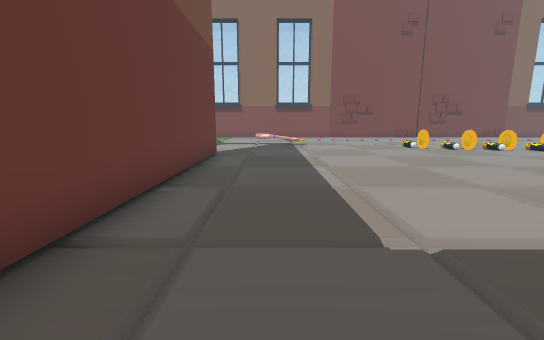
view 1 (above)

12 first-person views from a walk through a scene from a Unity 3-D project. The camera is 1.2 m above the floor, tilts 10° down and sees 90° across. The floor is counted in squares, 1 m on a side. Each view is taken from the middle of a square. On the plan, view 1 faces up. The plan holds only what a view shows up to about 13 squares ahead; the rest is blank. The place goes on beyond the plan. The player character is not drawn. Some animated figures are left out. Some surface patterns are stand-ins.

view 2
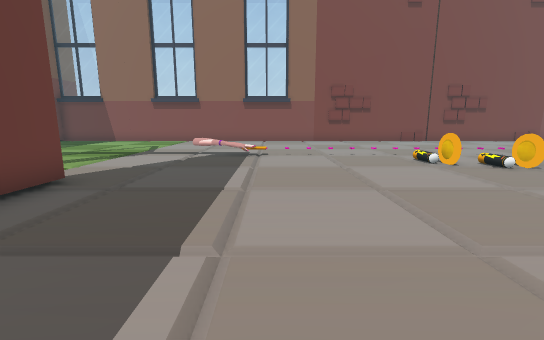

view 3
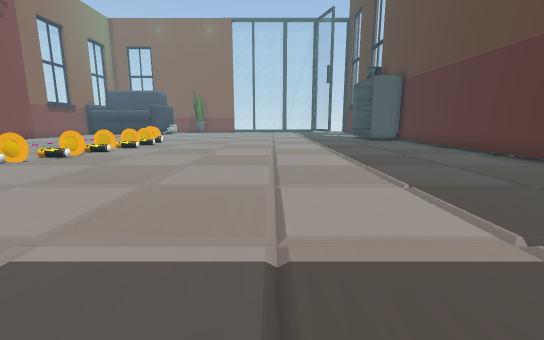

view 4
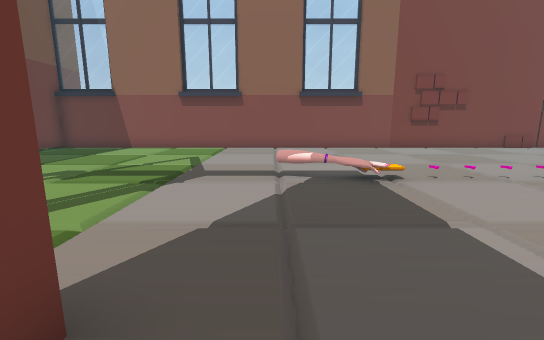

view 5
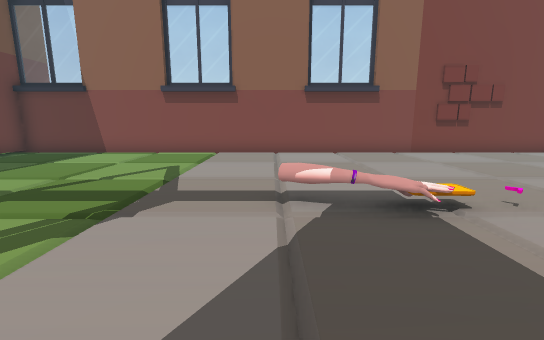

view 6
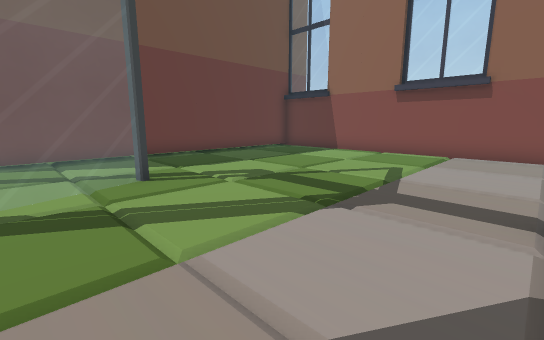

view 7
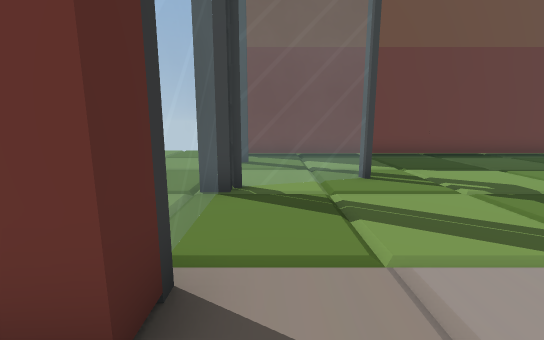

view 8
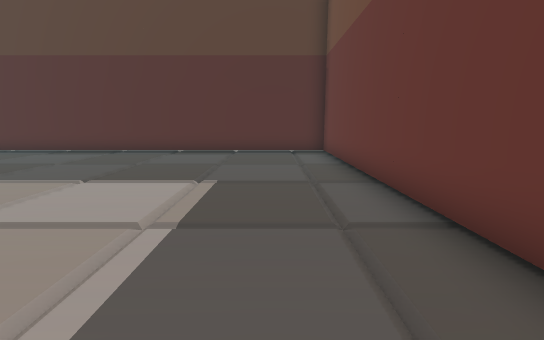

view 9
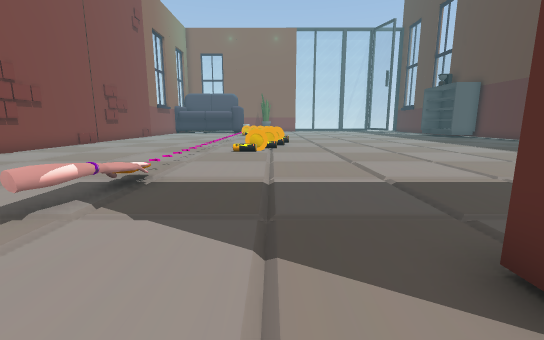

view 10
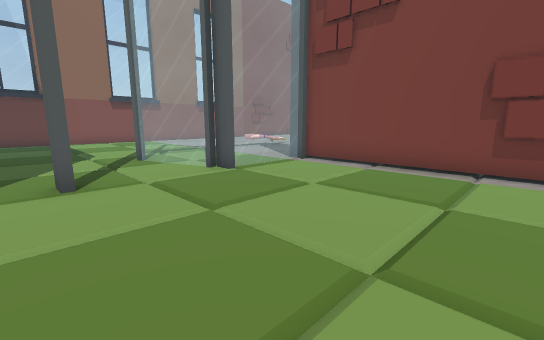

view 11
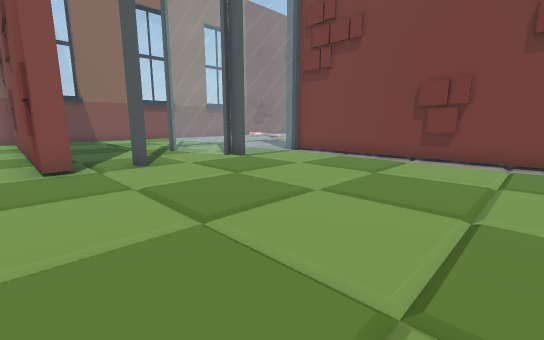

view 12
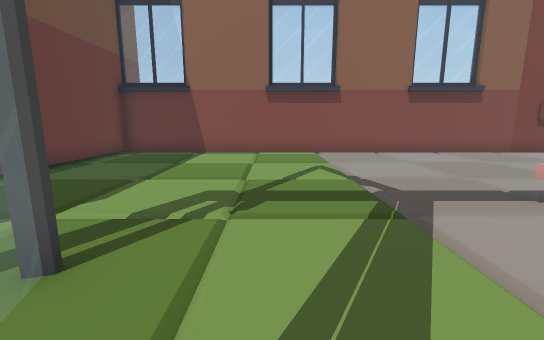

### Floor plan
Points are (right, up) in squares from view 1. A wall is a line through its corners. A room is listed if a view was taken in it or the views show most of it. See-through windows are left out.
Room 1 (views 1, 2, 3, 4, 5, 6, 7, 8, 9, 12)
walls: (-2.8, 10.3) (-2.1, 10.3) (-2.1, -3) (12.3, -3); (11.9, 21.9) (-10.9, 21.9) (-10.9, 12.6)
ways out: opening at (-9, 13) to room 2
objects: other object (-1, 15) to (0, 15); battery (7, 13); coin (7, 14); battery (8, 12); coin (9, 12); coin (10, 12); battery (10, 13); other object (11, 12); coin (12, 12)
Room 2 (views 10, 11)
walls: (-9.4, 9.6) (-9.4, 10.4); (-10.7, 9.7) (-11.4, 9.7) (-11.4, 19.4); (-5.9, 9.6) (-5.9, 10.4); (-10.9, 12.6) (-10.9, 10.1); (-2.6, 1.9) (-2.6, 9.7)
ways out: opening at (-9, 13) to room 1

Where each view was taken, in squares from view 1:
view 1: 0 up, 0 right, facing up
view 2: 5 up, 2 right, facing up
view 3: 5 up, 1 left, facing right
view 4: 9 up, 1 left, facing up
view 5: 11 up, 1 left, facing up
view 6: 11 up, 1 left, facing up-left
view 7: 11 up, 1 left, facing left
view 8: 8 up, 0 right, facing down
view 9: 12 up, 4 left, facing right
view 10: 4 up, 10 left, facing up-right
view 11: 2 up, 12 left, facing up-right
view 12: 11 up, 5 left, facing up
